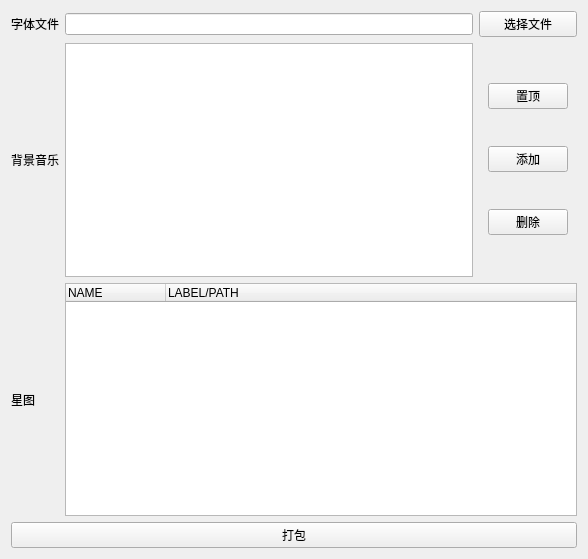
<?xml version="1.0" encoding="UTF-8"?>
<ui version="4.0">
 <class>Form</class>
 <widget class="QWidget" name="Form">
  <property name="geometry">
   <rect>
    <x>0</x>
    <y>0</y>
    <width>588</width>
    <height>559</height>
   </rect>
  </property>
  <property name="windowTitle">
   <string>Graph Editor</string>
  </property>
  <layout class="QGridLayout" name="gridLayout">
   <item row="2" column="1">
    <widget class="QListWidget" name="list_bgm"/>
   </item>
   <item row="1" column="0">
    <widget class="QLabel" name="lab_font">
     <property name="text">
      <string>字体文件</string>
     </property>
    </widget>
   </item>
   <item row="1" column="2">
    <widget class="QPushButton" name="btn_font">
     <property name="text">
      <string>选择文件</string>
     </property>
    </widget>
   </item>
   <item row="2" column="0">
    <widget class="QLabel" name="lab_bgm">
     <property name="text">
      <string>背景音乐</string>
     </property>
    </widget>
   </item>
   <item row="3" column="0">
    <widget class="QLabel" name="lab_graph">
     <property name="text">
      <string>星图</string>
     </property>
    </widget>
   </item>
   <item row="2" column="2">
    <widget class="QWidget" name="widget" native="true">
     <layout class="QVBoxLayout" name="verticalLayout">
      <item>
       <widget class="QPushButton" name="top">
        <property name="text">
         <string>置顶</string>
        </property>
       </widget>
      </item>
      <item>
       <widget class="QPushButton" name="add">
        <property name="text">
         <string>添加</string>
        </property>
       </widget>
      </item>
      <item>
       <widget class="QPushButton" name="del_">
        <property name="text">
         <string>删除</string>
        </property>
       </widget>
      </item>
     </layout>
    </widget>
   </item>
   <item row="3" column="1" colspan="2">
    <widget class="QTreeWidget" name="tree_graph">
     <column>
      <property name="text">
       <string>NAME</string>
      </property>
     </column>
     <column>
      <property name="text">
       <string>LABEL/PATH</string>
      </property>
     </column>
    </widget>
   </item>
   <item row="1" column="1">
    <widget class="QLineEdit" name="font_path">
     <property name="readOnly">
      <bool>true</bool>
     </property>
    </widget>
   </item>
   <item row="4" column="0" colspan="3">
    <widget class="QPushButton" name="btn_pack">
     <property name="text">
      <string>打包</string>
     </property>
    </widget>
   </item>
  </layout>
 </widget>
 <resources/>
 <connections/>
</ui>
